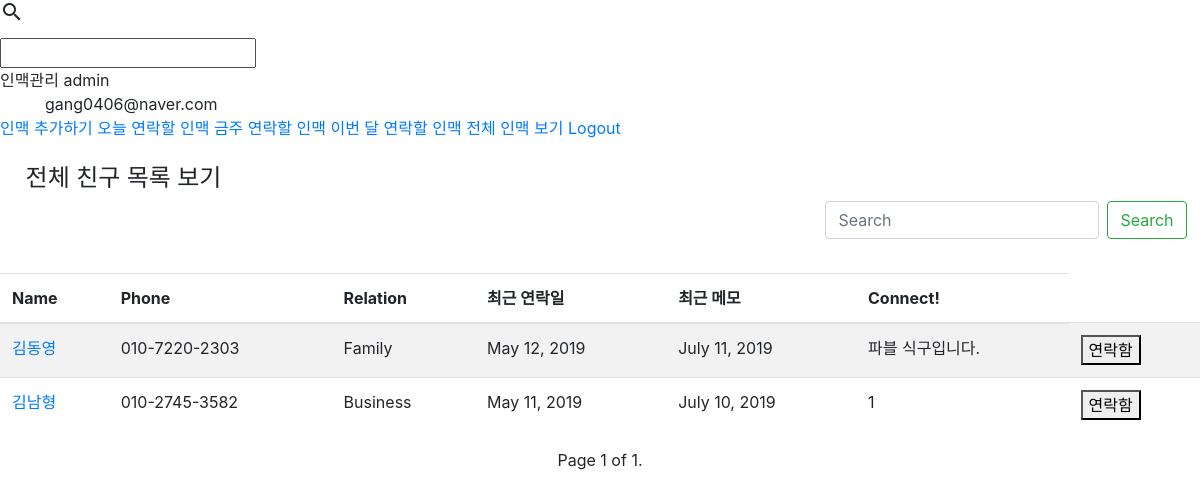
The page /listall/ (signed in) on the database its author committed.
### friends/models.py (models this page shows, shortened)
class Friends(models.Model):
    friend_name = models.CharField(max_length=50)
    user = models.ForeignKey(User, on_delete=models.CASCADE, related_name='user')
    friend_mobile = models.CharField(max_length=13) #12자리만 받으려면 어떻게 해야하지?
    Agroup = "Agroup"
    Bgroup = "Bgroup"
    Cgroup = "Cgroup"
    Dgroup = "Dgroup"
    GRADE = (
        (Agroup, "A-Group"),
        (Bgroup, "B-Group"),
        (Cgroup, "C-Group"),
        (Dgroup, "D-Group"),
    )
    friend_group = models.CharField(max_length=10, choices=GRADE, default=Bgroup)
    Friend = "Friend"
    Business = "Business"
    Family = "Family"
    Another = "Another"
    RELATIONSHIP = (
        (Friend, "Friend"),
        (Business, "Business"),
        (Family, "Family"),
        (Another, "Another")
    )
    friend_relation = models.CharField(max_length=10, choices=RELATIONSHIP, default=Business)
    latest_connect = models.DateField(default=date.today)
    friend_memo = models.CharField(max_length=500)
    scheduled_connect = models.DateField(blank=True)

### friends/views.py (the view)
# urls.py: path('listall/', friends_listall, name = 'listall'),
def friends_listall(request):
        Friends_list = Friends.objects.filter(user=request.user.id)
        paginator = Paginator(Friends_list, 10)  # Show 25 contacts per page
        page = request.GET.get('page')
        friends = paginator.get_page(page)
        return render(request, 'friends/friends_listall.html', {'friends': friends})

### friends/templates/friends/friends_listall.html (shortened to what this page needs)
{% extends 'base.html' %}
{% block content %}
   <br>
    <h4>&nbsp;&nbsp;&nbsp;&nbsp;전체 친구 목록 보기</h4>
    <form action="" method="get" id="search_form" class="form-inline my-2 my-lg-0 float-right">
      <input class="form-control mr-sm-2" type="text" placeholder="Search" name="search_key">
      <button class="btn btn-outline-success my-2 my-sm-0" type="submit">Search</button>&nbsp;&nbsp;&nbsp;
    </form>
    <br>
    <br>
    <br>
    <table class="table table-striped">
        <thead>
        <tr>
            <th scope="col">Name</th>
            <th scope="col">Phone</th>
            <th scope="col">Relation</th>
            <th scope="col">최근 연락일</th>
            <th scope="col">최근 메모</th>
            <th scope="col">Connect!</th>
        </tr>
        </thead>
        <tbody>
        {% for object in friends %}
                <tr>
                    <td><a href="{% url 'friend:detail' object.id%}"> {{ object.friend_name }}</a></td>
                    <td>{{ object.friend_mobile }}</td>
                    <td>{{ object.friend_relation }}</td>
                    <td id="change{{ object.id }}">{{ object.latest_connect }}</td>
                    <td id="scheduled{{ object.id }}">{{ object.scheduled_connect }}</td>
                    <td class="memo">{{ object.friend_memo }}</td>
                    <td>
                        <BUTTON onclick="connect('{{ object.id }}')" >연락함</BUTTON>
                    </td>
                </tr>
        {% endfor %}
        </tbody>
    </table>
<nav aria-label="Page navigation example">
    <ul class="pagination justify-content-center">
        <span class="current">
            Page {{ friends.number }} of {{ friends.paginator.num_pages }}.
        </span>
    </ul>
</nav>
{% endblock %}

### layout/base.html (shortened to what this page needs)
<!DOCTYPE html>
<html>
<head>
    <link rel="stylesheet" href="https://code.getmdl.io/1.3.0/material.indigo-pink.min.css">
    <link rel="stylesheet" href="https://stackpath.bootstrapcdn.com/bootstrap/4.3.1/css/bootstrap.min.css"
>
</head>
<body>
{% load static %}
<div class="mdl-layout mdl-js-layout mdl-layout--fixed-drawer
            mdl-layout--fixed-header">
    <header class="mdl-layout__header">
        <div class="mdl-layout__header-row">
            <div class="mdl-textfield mdl-js-textfield mdl-textfield--expandable
                          mdl-textfield--floating-label mdl-textfield--align-right">
                <label class="mdl-button mdl-js-button mdl-button--icon"
                       for="fixed-header-drawer-exp">
                    <i class="material-icons">search</i>
                </label>
                <div class="mdl-textfield__expandable-holder">
                    <input class="mdl-textfield__input" type="text" name="sample"
                           id="fixed-header-drawer-exp">
                </div>
            </div>
        </div>
    </header>
    <div class="mdl-layout__drawer">
        <span class="mdl-layout-title">인맥관리</span>
        <span class="mdl-layout-title">{{ user.username }}</span>
        <div style="text-align:justify">&nbsp;&nbsp;&nbsp;&nbsp;&nbsp;&nbsp;&nbsp;&nbsp;&nbsp;&nbsp;{{ user.email }}</div>
        <nav class="mdl-navigation">
            <a class="mdl-navigation__link" href="{% url 'friend:create' %}">인맥 추가하기</a>
            <a class="mdl-navigation__link" href="{% url 'friend:index' %}">오늘 연락할 인맥</a>
            <a class="mdl-navigation__link" href="{% url 'friend:weeklist' %}">금주 연락할 인맥</a>
            <a class="mdl-navigation__link" href="{% url 'friend:monthlist' %}">이번 달 연락할 인맥</a>
            <a class="mdl-navigation__link" href="{% url 'friend:listall' %}">전체 인맥 보기</a>
            {% if user.is_authenticated %}
            <a class="mdl-navigation__link" href="{% url 'accounts:logout' %}">Logout</a>
            {% else %}
            <a class="mdl-navigation__link" href="{% url 'accounts:login' %}">Login</a>
            <a class="mdl-navigation__link" href="{% url 'accounts:signup' %}">회원가입</a>
            {% endif %}
        </nav>
    </div>
    <main class="mdl-layout__content">
        <div class="page-content">
            {% block content %}
            {% endblock %}
        </div>
    </main>
</div>
</body>
</html>

### rows shown on the page
Friends: friend_name "김동영", friend_mobile "010-7220-2303", friend_relation "Family", latest_connect "May 12, 2019", scheduled_connect "July 11, 2019", friend_memo "파블 식구입니다."
Friends: friend_name "김남형", friend_mobile "010-2745-3582", friend_relation "Business", latest_connect "May 11, 2019", scheduled_connect "July 10, 2019", friend_memo "1"

### other values the page prints
{{ user.username }} "admin"
{{ user.email }} "gang0406@naver.com"
{{ friends.number }} "1"
{{ friends.paginator.num_pages }} "1"
